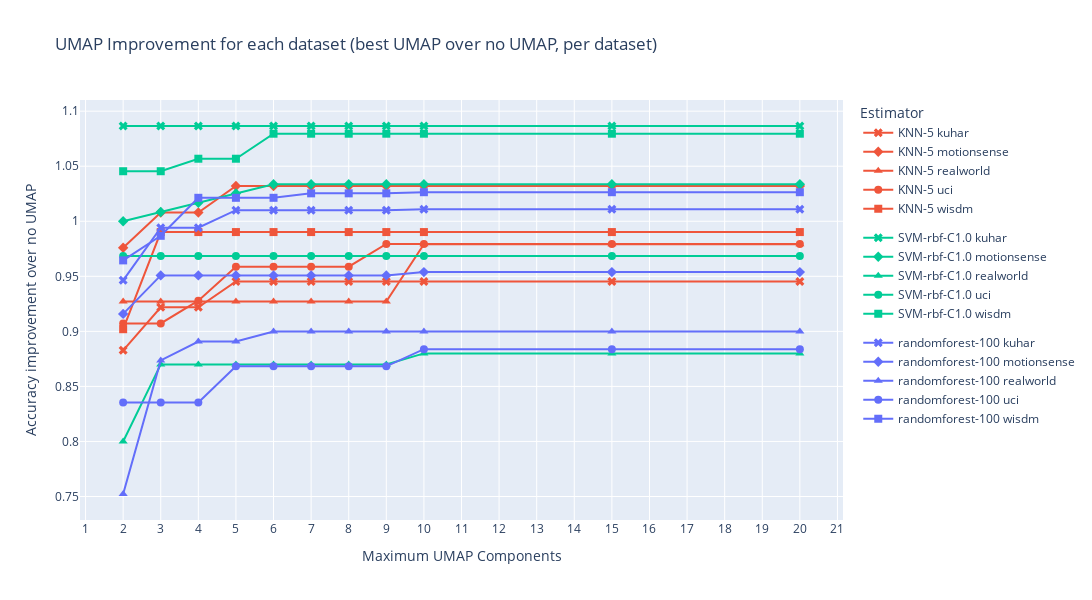

Notebook source saved alongside this figure:
### Markdown cell above
### b) Qual é o impacto da dimensionalidade alvo do UMAP no desempenho dos modelos de ML?

b .1) UMAP vs No-UMAP

### Code cell
df = results.copy()
df = filter_domain_fft_only(df)
df = filter_features_all(df)
df = filter_reducer_over_all(df)
df = filter_scaler_none(df)
df = filter_view_standardized_intra(df)
df = filter_only_reducer_dataset_equals_train_dataset_or_no_reducer(df)
df = get_umap_improvement_over_no_umap(df)
df = df[df["umap components"] > 0]

dset_markers = {
    name: markers[i]
    for i, name in enumerate(df["train_datasets"].unique())
}

estimator_colors = {
    name: colors[i]
    for i, name in enumerate(df["estimator"].unique())
}

fig = go.Figure()
for (estimator, dataset), subdf in df.groupby(["estimator", "train_datasets"]):
    subdf = subdf.sort_values(by="umap components")
    xs, ys = [], []
    for n_components in sorted(subdf["umap components"].unique()):
        xs.append(n_components)
        ys.append(subdf[subdf["umap components"] <= n_components]["umap improvement"].max())
    fig.add_trace(
        go.Scatter( 
            x=xs,
            y=ys,
            name=f"{estimator} {dataset}",
            mode="lines+markers",
            legendgroup=estimator,
            # legendgrouptitle="Estimator",
            marker=dict(
                color=estimator_colors[estimator],
                symbol=dset_markers[dataset],
                size=8,
            ),
        )
    )
    # subdf["best umap improvement so far"] = df["umap improvement"].expanding().max()

fig.update_layout(
    title="UMAP Improvement for each dataset (best UMAP over no UMAP, per dataset)",
    xaxis_title="Maximum UMAP Components",
    yaxis_title="Accuracy improvement over no UMAP",
    legend_title="Estimator",
    width=1200,
    height=600,
    xaxis=dict(tickmode="linear")
)
fig.show()

### Figure 1 — Plotly figure (JSON) as saved in the notebook; plotly's stock layout.template omitted (floating-point values rounded to 4 significant figures)
{"data": [{"legendgroup": "KNN-5", "marker": {"color": "#EF553B", "size": 8, "symbol": "x"}, "mode": "lines+markers", "name": "KNN-5 kuhar", "type": "scatter", "x": [2, 3, 4, 5, 6, 7, 8, 9, 10, 15, 20], "y": [0.8828, 0.9219, 0.9219, 0.9453, 0.9453, 0.9453, 0.9453, 0.9453, 0.9453, 0.9453, 0.9453]}, {"legendgroup": "KNN-5", "marker": {"color": "#EF553B", "size": 8, "symbol": "diamond"}, "mode": "lines+markers", "name": "KNN-5 motionsense", "type": "scatter", "x": [2, 3, 4, 5, 6, 7, 8, 9, 10, 15, 20], "y": [0.976, 1.008, 1.008, 1.032, 1.032, 1.032, 1.032, 1.032, 1.032, 1.032, 1.032]}, {"legendgroup": "KNN-5", "marker": {"color": "#EF553B", "size": 8, "symbol": "triangle-up"}, "mode": "lines+markers", "name": "KNN-5 realworld", "type": "scatter", "x": [2, 3, 4, 5, 6, 7, 8, 9, 10, 15, 20], "y": [0.9271, 0.9271, 0.9271, 0.9271, 0.9271, 0.9271, 0.9271, 0.9271, 0.9792, 0.9792, 0.9792]}, {"legendgroup": "KNN-5", "marker": {"color": "#EF553B", "size": 8, "symbol": "circle"}, "mode": "lines+markers", "name": "KNN-5 uci", "type": "scatter", "x": [2, 3, 4, 5, 6, 7, 8, 9, 10, 15, 20], "y": [0.9072, 0.9072, 0.9278, 0.9588, 0.9588, 0.9588, 0.9588, 0.9794, 0.9794, 0.9794, 0.9794]}, {"legendgroup": "KNN-5", "marker": {"color": "#EF553B", "size": 8, "symbol": "square"}, "mode": "lines+markers", "name": "KNN-5 wisdm", "type": "scatter", "x": [2, 3, 4, 5, 6, 7, 8, 9, 10, 15, 20], "y": [0.902, 0.9902, 0.9902, 0.9902, 0.9902, 0.9902, 0.9902, 0.9902, 0.9902, 0.9902, 0.9902]}, {"legendgroup": "SVM-rbf-C1.0", "marker": {"color": "#00CC96", "size": 8, "symbol": "x"}, "mode": "lines+markers", "name": "SVM-rbf-C1.0 kuhar", "type": "scatter", "x": [2, 3, 4, 5, 6, 7, 8, 9, 10, 15, 20], "y": [1.087, 1.087, 1.087, 1.087, 1.087, 1.087, 1.087, 1.087, 1.087, 1.087, 1.087]}, {"legendgroup": "SVM-rbf-C1.0", "marker": {"color": "#00CC96", "size": 8, "symbol": "diamond"}, "mode": "lines+markers", "name": "SVM-rbf-C1.0 motionsense", "type": "scatter", "x": [2, 3, 4, 5, 6, 7, 8, 9, 10, 15, 20], "y": [1, 1.008, 1.017, 1.025, 1.034, 1.034, 1.034, 1.034, 1.034, 1.034, 1.034]}, {"legendgroup": "SVM-rbf-C1.0", "marker": {"color": "#00CC96", "size": 8, "symbol": "triangle-up"}, "mode": "lines+markers", "name": "SVM-rbf-C1.0 realworld", "type": "scatter", "x": [2, 3, 4, 5, 6, 7, 8, 9, 10, 15, 20], "y": [0.8, 0.87, 0.87, 0.87, 0.87, 0.87, 0.87, 0.87, 0.88, 0.88, 0.88]}, {"legendgroup": "SVM-rbf-C1.0", "marker": {"color": "#00CC96", "size": 8, "symbol": "circle"}, "mode": "lines+markers", "name": "SVM-rbf-C1.0 uci", "type": "scatter", "x": [2, 3, 4, 5, 6, 7, 8, 9, 10, 15, 20], "y": [0.9684, 0.9684, 0.9684, 0.9684, 0.9684, 0.9684, 0.9684, 0.9684, 0.9684, 0.9684, 0.9684]}, {"legendgroup": "SVM-rbf-C1.0", "marker": {"color": "#00CC96", "size": 8, "symbol": "square"}, "mode": "lines+markers", "name": "SVM-rbf-C1.0 wisdm", "type": "scatter", "x": [2, 3, 4, 5, 6, 7, 8, 9, 10, 15, 20], "y": [1.045, 1.045, 1.057, 1.057, 1.08, 1.08, 1.08, 1.08, 1.08, 1.08, 1.08]}, {"legendgroup": "randomforest-100", "marker": {"color": "#636EFA", "size": 8, "symbol": "x"}, "mode": "lines+markers", "name": "randomforest-100 kuhar", "type": "scatter", "x": [2, 3, 4, 5, 6, 7, 8, 9, 10, 15, 20], "y": [0.9464, 0.9941, 0.9941, 1.01, 1.01, 1.01, 1.01, 1.01, 1.011, 1.011, 1.011]}, {"legendgroup": "randomforest-100", "marker": {"color": "#636EFA", "size": 8, "symbol": "diamond"}, "mode": "lines+markers", "name": "randomforest-100 motionsense", "type": "scatter", "x": [2, 3, 4, 5, 6, 7, 8, 9, 10, 15, 20], "y": [0.9159, 0.9509, 0.9509, 0.9509, 0.9509, 0.9509, 0.9509, 0.9509, 0.9538, 0.9538, 0.9538]}, {"legendgroup": "randomforest-100", "marker": {"color": "#636EFA", "size": 8, "symbol": "triangle-up"}, "mode": "lines+markers", "name": "randomforest-100 realworld", "type": "scatter", "x": [2, 3, 4, 5, 6, 7, 8, 9, 10, 15, 20], "y": [0.7523, 0.8736, 0.8908, 0.8908, 0.8999, 0.8999, 0.8999, 0.8999, 0.8999, 0.8999, 0.8999]}, {"legendgroup": "randomforest-100", "marker": {"color": "#636EFA", "size": 8, "symbol": "circle"}, "mode": "lines+markers", "name": "randomforest-100 uci", "type": "scatter", "x": [2, 3, 4, 5, 6, 7, 8, 9, 10, 15, 20], "y": [0.8353, 0.8353, 0.8353, 0.8683, 0.8683, 0.8683, 0.8683, 0.8683, 0.8838, 0.8838, 0.8838]}, {"legendgroup": "randomforest-100", "marker": {"color": "#636EFA", "size": 8, "symbol": "square"}, "mode": "lines+markers", "name": "randomforest-100 wisdm", "type": "scatter", "x": [2, 3, 4, 5, 6, 7, 8, 9, 10, 15, 20], "y": [0.9645, 0.9868, 1.021, 1.021, 1.021, 1.025, 1.025, 1.025, 1.026, 1.026, 1.026]}], "layout": {"height": 600, "legend": {"title": {"text": "Estimator"}}, "title": {"text": "UMAP Improvement for each dataset (best UMAP over no UMAP, per dataset)"}, "width": 1200, "xaxis": {"tickmode": "linear", "title": {"text": "Maximum UMAP Components"}}, "yaxis": {"title": {"text": "Accuracy improvement over no UMAP"}}}}
